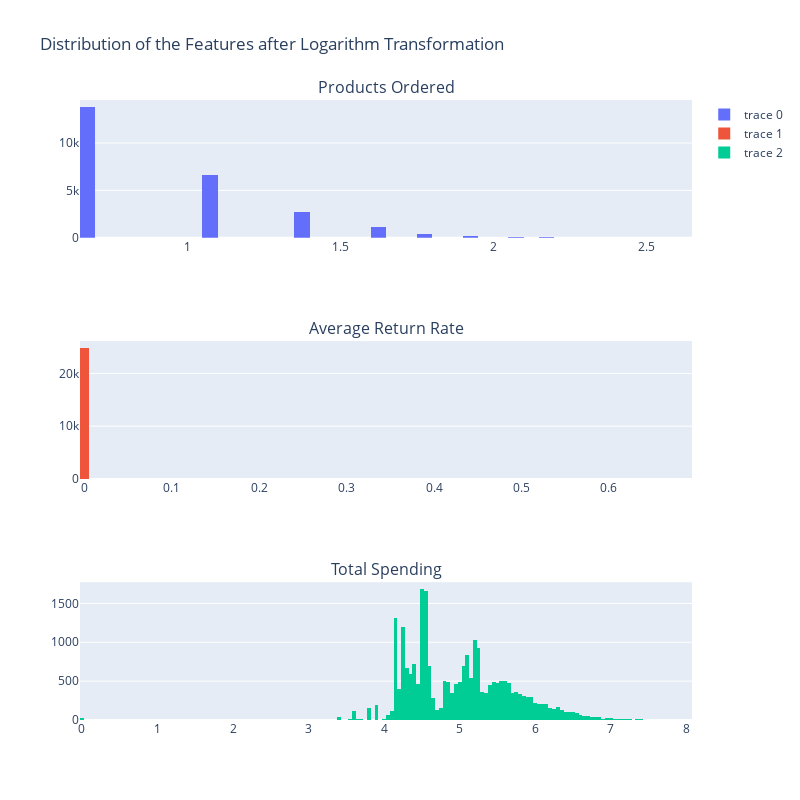

Notebook source saved alongside this figure:
### Markdown cell above
### Visualize log transformation applied features

### Code cell
fig = make_subplots(rows=3, cols=1,
                   subplot_titles=("Products Ordered", 
                                   "Average Return Rate", 
                                   "Total Spending"))

fig.append_trace(go.Histogram(x=customers.log_products_ordered),
                 row=1, col=1)

fig.append_trace(go.Histogram(x=customers.log_average_return_rate),
                 row=2, col=1)

fig.append_trace(go.Histogram(x=customers.log_total_spending),
                 row=3, col=1)

fig.update_layout(height=800, width=800,
                  title_text="Distribution of the Features after Logarithm Transformation")

fig.show()

### Figure 1 — Plotly figure (JSON) as saved in the notebook; plotly's stock layout.template omitted (floating-point values rounded to 4 significant figures; data arrays with more than 128 entries replaced by an {"elided": "..."} marker saying what was removed)
{"data": [{"type": "histogram", "x": {"elided": "24874 float values"}, "xaxis": "x", "yaxis": "y"}, {"type": "histogram", "x": {"elided": "24874 float values"}, "xaxis": "x2", "yaxis": "y2"}, {"type": "histogram", "x": {"elided": "24874 float values"}, "xaxis": "x3", "yaxis": "y3"}], "layout": {"annotations": [{"font": {"size": 16}, "showarrow": false, "text": "Products Ordered", "x": 0.5, "xanchor": "center", "xref": "paper", "y": 1, "yanchor": "bottom", "yref": "paper"}, {"font": {"size": 16}, "showarrow": false, "text": "Average Return Rate", "x": 0.5, "xanchor": "center", "xref": "paper", "y": 0.6111, "yanchor": "bottom", "yref": "paper"}, {"font": {"size": 16}, "showarrow": false, "text": "Total Spending", "x": 0.5, "xanchor": "center", "xref": "paper", "y": 0.2222, "yanchor": "bottom", "yref": "paper"}], "height": 800, "title": {"text": "Distribution of the Features after Logarithm Transformation"}, "width": 800, "xaxis": {"anchor": "y", "domain": [0, 1]}, "xaxis2": {"anchor": "y2", "domain": [0, 1]}, "xaxis3": {"anchor": "y3", "domain": [0, 1]}, "yaxis": {"anchor": "x", "domain": [0.7778, 1]}, "yaxis2": {"anchor": "x2", "domain": [0.3889, 0.6111]}, "yaxis3": {"anchor": "x3", "domain": [0, 0.2222]}}}
